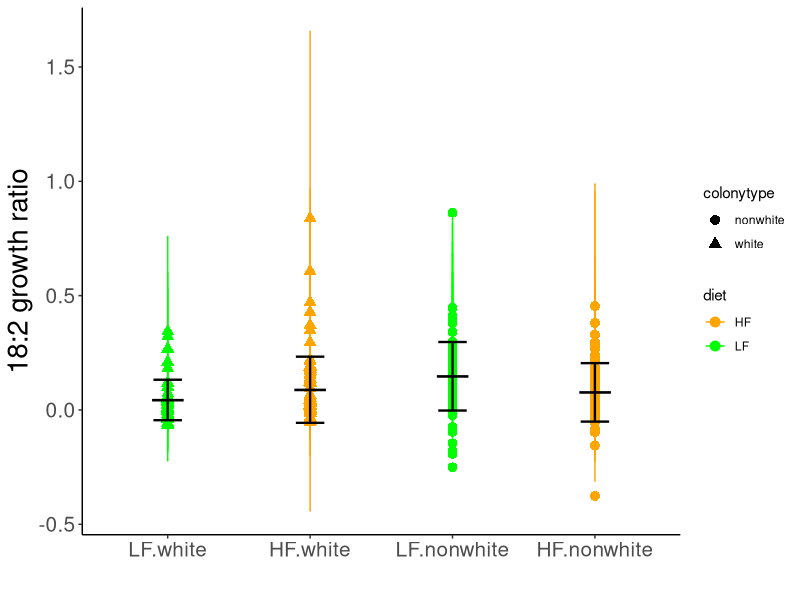
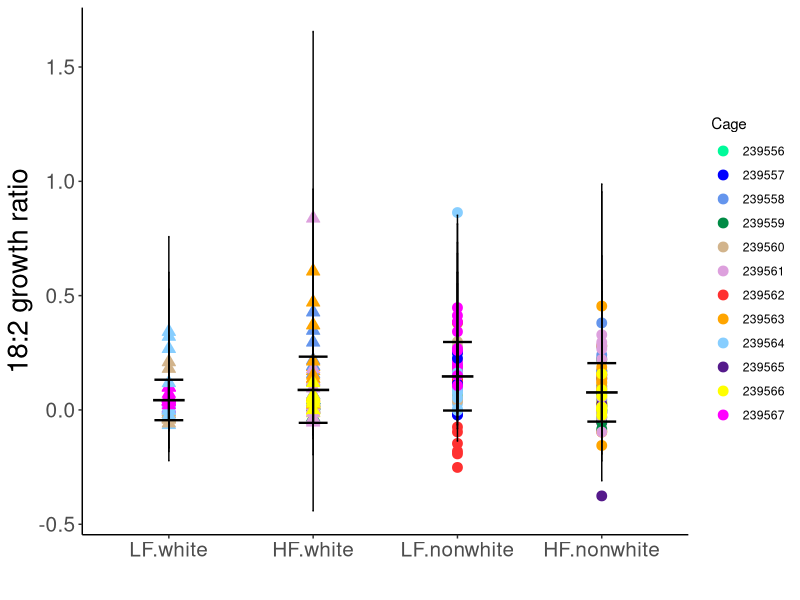
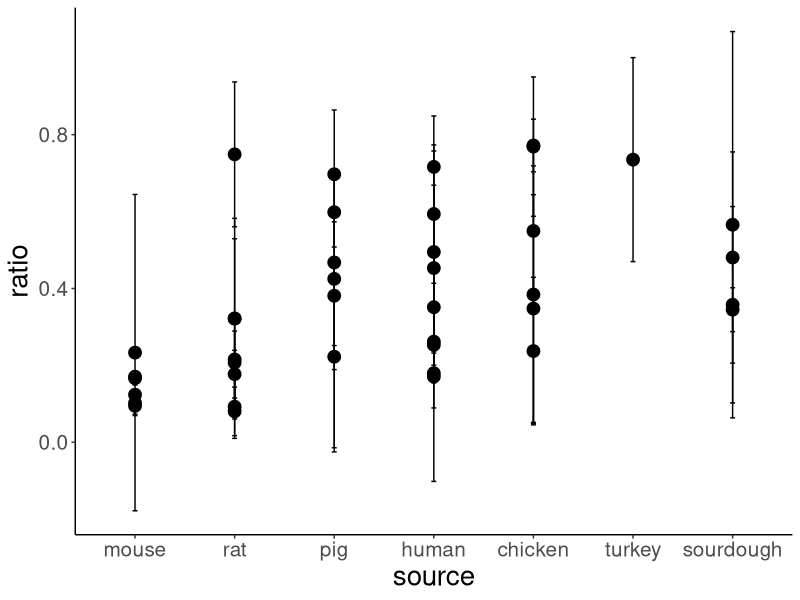
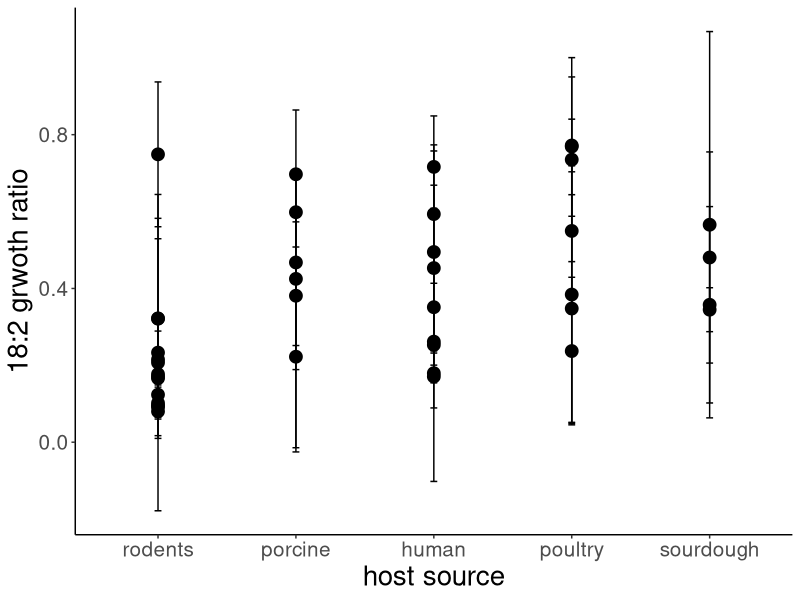
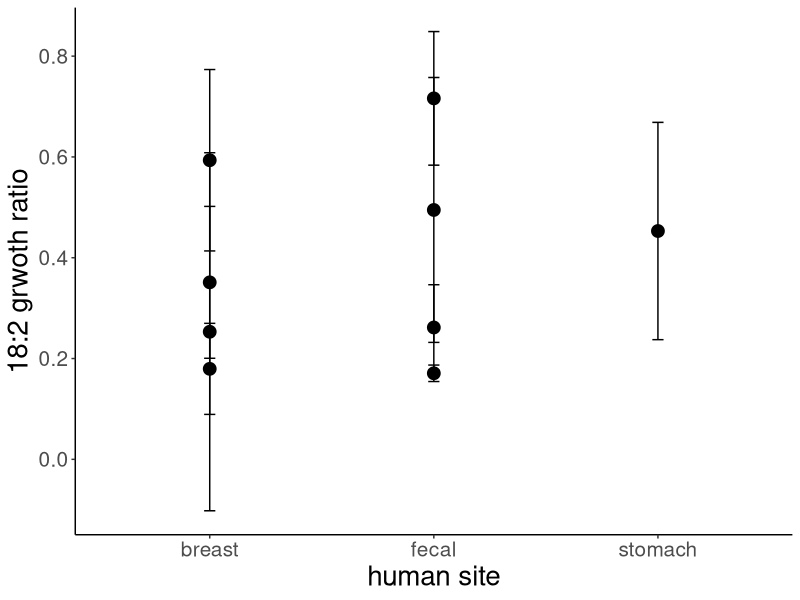
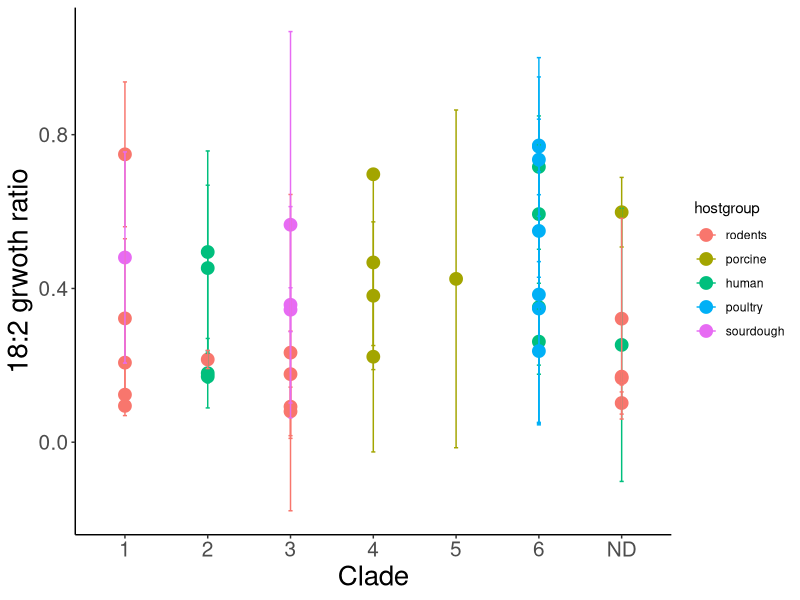

The R source for these figures, in order:
library("plyr")
library("lme4")
library("ggbeeswarm")

## Summarizes data.
## Gives count, mean, standard deviation, standard error of the mean, and confidence interval (default 95%).
##   data: a data frame.
##   measurevar: the name of a column that contains the variable to be summariezed
##   groupvars: a vector containing names of columns that contain grouping variables
##   na.rm: a boolean that indicates whether to ignore NA's
##   conf.interval: the percent range of the confidence interval (default is 95%)
summarySE <- function(data=NULL, measurevar, groupvars=NULL, na.rm=FALSE,
                      conf.interval=.95, .drop=TRUE) {
  require(plyr)
  
  # New version of length which can handle NA's: if na.rm==T, don't count them
  length2 <- function (x, na.rm=FALSE) {
    if (na.rm) sum(!is.na(x))
    else       length(x)
  }
  
  # This does the summary. For each group's data frame, return a vector with
  # N, mean, and sd
  datac <- ddply(data, groupvars, .drop=.drop,
                 .fun = function(xx, col) {
                   c(N    = length2(xx[[col]], na.rm=na.rm),
                     mean = mean   (xx[[col]], na.rm=na.rm),
                     sd   = sd     (xx[[col]], na.rm=na.rm)
                   )
                 },
                 measurevar
  )
  
  # Rename the "mean" column    
  datac <- rename(datac, c("mean" = measurevar))
  
  datac$se <- datac$sd / sqrt(datac$N)  # Calculate standard error of the mean
  
  # Confidence interval multiplier for standard error
  # Calculate t-statistic for confidence interval: 
  # e.g., if conf.interval is .95, use .975 (above/below), and use df=N-1
  ciMult <- qt(conf.interval/2 + .5, datac$N-1)
  datac$ci <- datac$se * ciMult
  
  return(datac)
}

#select the data file
data<-read.delim(file="linoleicacidgrowthdata.txt",header=TRUE)


#blank the no-oil and oil values for each time point
nooilcolumnA<-which(names(data)=="timeA_nooil")
nooilcolumnE<-which(names(data)=="timeE_nooil")
oilcolumnA<-which(names(data)=="timeA_oil")
oilcolumnE<-which(names(data)=="timeE_oil")
data["timeA_nooilblanked"]<-"NA"
data["timeB_nooilblanked"]<-"NA"
data["timeC_nooilblanked"]<-"NA"
data["timeD_nooilblanked"]<-"NA"
data["timeE_nooilblanked"]<-"NA"
data["timeA_oilblanked"]<-"NA"
data["timeB_oilblanked"]<-"NA"
data["timeC_oilblanked"]<-"NA"
data["timeD_oilblanked"]<-"NA"
data["timeE_oilblanked"]<-"NA"


for(samp in 1:dim(data)[1]) {
  #blanking the no-oil samples
  ODvaluesnoil<-data[samp,nooilcolumnA:nooilcolumnE] 
  ODvaluesnoil<-as.matrix(ODvaluesnoil) #ready for plotting
  
  blanknames<-strsplit(as.character(data$blank_nooil[samp]),split=", ")[[1]]
  plate<-as.character(data$plate[samp])  
  plategrep<-paste("\\b",plate,"\\b",sep="")
  platespecific<-data[grep(plategrep,data$plate),]
  blanklocation1<-which(platespecific$location_nooil == blanknames[1])
  blanklocation2<-which(platespecific$location_nooil == blanknames[2]) 
  #check blank values
 # par(mfrow=c(1,2))
  #plot(timemins, as.matrix(platespecific[blanklocation1,nooilcolumnA:nooilcolumnE]),pch=16)
  #plot(timemins, as.matrix(platespecific[blanklocation2,nooilcolumnA:nooilcolumnE]))
  
  blankvalues<-as.matrix(platespecific[blanklocation1,nooilcolumnA:nooilcolumnE]+platespecific[blanklocation2,nooilcolumnA:nooilcolumnE])/2
  
  blanked_nooil<-ODvaluesnoil-blankvalues
  timeA_nooilblankedlocation<-which(names(data)=="timeA_nooilblanked")
  timeE_nooilblankedlocation<-which(names(data)=="timeE_nooilblanked")
  names(blanked_nooil)<-paste(names(blanked_nooil),"_blanked", sep="")
  data[samp,timeA_nooilblankedlocation:timeE_nooilblankedlocation]<-as.matrix(blanked_nooil)
  #plot(timemins,(blankedvaluesnoil))
  
  #blank the oil samples
  ODvaluesoil<-data[samp,oilcolumnA:oilcolumnE] 
  ODvaluesoil<-as.matrix(ODvaluesoil) #ready for plotting
  
  blanknames<-strsplit(as.character(data$blank_oil[samp]),split=", ")[[1]]
  plate<-as.character(data$plate[samp])  
  plategrep<-paste("\\b",plate,"\\b",sep="")
  platespecific<-data[grep(plategrep,data$plate),]
  
  blanklocation1<-which(platespecific$location_oil == blanknames[1])
  blanklocation2<-which(platespecific$location_oil == blanknames[2]) 
  #check blank values
  #par(mfrow=c(1,2))
  #plot(timemins, as.matrix(platespecific[blanklocation1,oilcolumnA:oilcolumnE]),pch=16)
  #plot(timemins, as.matrix(platespecific[blanklocation2,oilcolumnA:oilcolumnE]))
  
  blankvalues<-as.matrix(platespecific[blanklocation1,oilcolumnA:oilcolumnE]+platespecific[blanklocation2,oilcolumnA:oilcolumnE])/2
  
  blanked_oil<-ODvaluesoil-blankvalues
  timeA_oilblankedlocation<-which(names(data)=="timeA_oilblanked")
  timeE_oilblankedlocation<-which(names(data)=="timeE_oilblanked")
  names(blanked_oil)<-paste(names(blanked_oil),"_blanked", sep="")
  data[samp,timeA_oilblankedlocation:timeE_oilblankedlocation]<-as.matrix(blanked_oil)
  
  rm(plategrep,blanked_nooil,blankvalues,ODvaluesnoil,ODvaluesoil,platespecific,plate,blanklocation1,blanklocation2,blanknames,timeA_nooilblankedlocation,timeA_oilblankedlocation,timeE_nooilblankedlocation,timeE_oilblankedlocation)
  }

#the calculations for the ratio of growth in oil to that in no oil for each of the last three timepoints:
for (samp2 in 1:dim(data)[1]) {
  if (as.numeric(data[samp2,]$timeC_nooilblanked)>0) {
    data[samp2,"Coil_Cnoil"]<-as.numeric(data[samp2,]$timeC_oilblanked)/as.numeric(data[samp2,]$timeC_nooilblanked) } else {data[samp2,"Coil_Cnoil"]<-"NA" }
  if (is.na(data[samp2,]$timeD_nooilblanked) == "FALSE") {if (as.numeric(data[samp2,]$timeD_nooilblanked)>0) {
    data[samp2,"Doil_Dnoil"]<-as.numeric(data[samp2,]$timeD_oilblanked)/as.numeric(data[samp2,]$timeD_nooilblanked) } else {data[samp2,"Doil_Dnoil"]<-"NA" }}
  if (as.numeric(data[samp2,]$timeE_nooilblanked)>0) {
    data[samp2,"Eoil_Enoil"]<-as.numeric(data[samp2,]$timeE_oilblanked)/as.numeric(data[samp2,]$timeE_nooilblanked) } else {data[samp2,"Eoil_Enoil"]<-"NA" }
} 
  
data["mouse_colonytype"]<-paste(data$mouse,".",data$colonytype, sep="")
data["cage_mouse_colonytype"]<-paste(data$cage,".",data$mouse,".",data$colonytype, sep="")
data["diet_colonytype"]<-paste(data$diet,".",data$colonytype, sep="")
data["ratiovariance"]<-NA
data["meanCDEratio"]<-NA

#summarize the growth ratios for the last three timepoints as mean and variance
ratiovarcol<-which(names(data) == "ratiovariance")
meanCDEratiocol<-which(names(data) == "meanCDEratio")
ratioEcol<-which(names(data) == "Eoil_Enoil")
ratioDcol<-which(names(data) == "Doil_Dnoil")
ratioCcol<-which(names(data) == "Coil_Cnoil")
for(samp in 1:dim(data)[1]) {
  data[samp,ratiovarcol]<-var(as.numeric(c(data[samp,ratioEcol],data[samp,ratioDcol],data[samp,ratioCcol])), na.rm=TRUE)
  data[samp,meanCDEratiocol]<-mean(as.numeric(c(data[samp,ratioEcol],data[samp,ratioDcol],data[samp,ratioCcol])), na.rm=TRUE)
  }

mean(data$ratiovariance,na.rm=TRUE)

#subset just the experimental samples and ignore the controls
nocontrols<-subset(data, data$isolation.source !="control" &data$isolation.source !="blank" &data$study !="blank")
nocontrols<-droplevels(nocontrols)

#these samples did not grow well in the no oil treatment and should be removed (see below)
which(nocontrols$timeE_nooilblanked<.1)  ###important!!!

grew<-subset(nocontrols, nocontrols$timeE_nooilblanked >=.1 )  #exclude samples that did not grow
grew<-droplevels(grew)
mean(grew$ratiovariance,na.rm=TRUE)

#subset the data into the mouse diet study and the naturally isolated strains from Jens Walter
AP4<-subset(grew,grew$study == "AP4" & grew$colonytype != "" &grew$colony != "")
AP4<-droplevels(AP4)
JW<-subset(grew,grew$study == "JW")

#summarize the mouse diet study data by mouse diet and Lactobacillus type; white colonies are L. reuteri; non-white colonies are L. johnsonii; these observations were confirmed by full length 16S rRNA gene sequencing
AP4_mouse_colonytype_summary<-summarySE(AP4, measurevar="meanCDEratio", groupvars=c("diet_colonytype","mouse", "colonytype", "colony", "diet", "body.part", "cage") )
AP4_mouse_colonytype_summarysorted<-arrange(AP4_mouse_colonytype_summary,xtfrm(diet_colonytype),xtfrm(colonytype),xtfrm(mouse))
AP4_mouse_colonytype_summarysorted$diet_colonytype <- factor(AP4_mouse_colonytype_summarysorted$diet_colonytype, levels=c("LF.white","HF.white","LF.nonwhite","HF.nonwhite") )

my_mean2=aggregate(AP4_mouse_colonytype_summarysorted$meanCDEratio, by=list(AP4_mouse_colonytype_summarysorted$diet_colonytype) , mean) ; colnames(my_mean2)=c("diet_colonytype" , "mean")
my_sd2=aggregate(AP4_mouse_colonytype_summarysorted$meanCDEratio , by=list(AP4_mouse_colonytype_summarysorted$diet_colonytype) , sd) ; colnames(my_sd2)=c("diet_colonytype" , "sd")
my_info2=merge(my_mean2 , my_sd2 , by.x=1 , by.y=1)


AP4plotting<-AP4_mouse_colonytype_summary
AP4plotting<-arrange(AP4plotting,xtfrm(diet_colonytype),xtfrm(colonytype),xtfrm(mouse))
AP4plotting$diet_colonytype <- factor(AP4plotting$diet_colonytype, levels=c("LF.white","HF.white", "LF.nonwhite","HF.nonwhite") )


#here is one that uses the mean of the summarized data:

#Figure 4E
ggplot(AP4plotting) +     
  geom_point(aes(x=diet_colonytype , y = meanCDEratio,colour = diet, shape=colonytype),size=3  ) +
  geom_errorbar(data = AP4plotting, aes(x = diet_colonytype, y = sd, ymin = meanCDEratio - sd, ymax = meanCDEratio + sd, colour=diet), width=.01) +
  geom_point(data = my_info2, aes(x=diet_colonytype , y = mean),  shape =95, size = 10, stroke=5,colour="black") +
  geom_errorbar(data = my_info2, aes(x = diet_colonytype, y = sd, ymin = mean - sd, ymax = mean + sd), width=.2, size=0.8) +
  xlab("") +
  ylab("18:2 growth ratio") +
   scale_colour_manual(values=c("orange", "green")) + scale_fill_manual(values=c("orange", "green")) +
  theme_classic() +
  theme(
    axis.line.x = element_line(colour = "black"),
    axis.line.y = element_line(colour = "black"),
    axis.title.x= element_text(size=20),
    axis.title.y= element_text(size=20),
    axis.text.x= element_text(size=15),
    axis.text.y= element_text(size=15)
  )


colorpalatte<-c("mediumspringgreen", "blue","cornflowerblue","springgreen4", "tan","plum","firebrick1","orange","skyblue1","purple4","yellow","magenta")

#Figure 4 – Figure supplement 4 
ggplot(AP4plotting) +     
  geom_point(aes(x=diet_colonytype , y = meanCDEratio, fill=cage, colour=cage, shape=colonytype), size=3  ) +
  geom_errorbar(data = AP4plotting, aes(x = diet_colonytype, y = sd, ymin = meanCDEratio - sd, ymax = meanCDEratio + sd), width=.01, colour="black") +
  geom_point(data = my_info2, aes(x=diet_colonytype , y = mean),  shape =95, size = 10, stroke=5,colour="black") +
  geom_errorbar(data = my_info2, aes(x = diet_colonytype, y = sd, ymin = mean - sd, ymax = mean + sd), width=.2, size=0.8) +
  xlab("") +
  ylab("18:2 growth ratio") +
  scale_colour_manual(values=colorpalatte, name="Cage")+
  scale_fill_manual(values=colorpalatte,name="Cage") +
  guides(shape=FALSE) +
  scale_shape_manual(values=c(21,24))+
  #scale_colour_manual(values=c("orange", "green","orange", "green","orange", "green","orange", "green","orange", "green","orange", "green")) + #scale_fill_manual(values=c("black", "black")) +
  theme_classic() +
  theme(
    axis.line.x = element_line(colour = "black"),
    axis.line.y = element_line(colour = "black"),
    axis.title.x= element_text(size=20),
    axis.title.y= element_text(size=20),
    axis.text.x= element_text(size=15),
    axis.text.y= element_text(size=15)
  )


kruskal.test(meanCDEratio~diet_colonytype, data=subset(AP4plotting, AP4plotting$colonytype=="white"))
# Kruskal-Wallis rank sum test
# 
# data:  meanCDEratio by diet_colonytype
# Kruskal-Wallis chi-squared = 4.2529, df = 1, p-value = 0.03918
# 
t.test(meanCDEratio~diet_colonytype, data=subset(AP4plotting, AP4plotting$colonytype=="white"))
# 
# 
# Welch Two Sample t-test
# 
# data:  meanCDEratio by diet_colonytype
# t = -2.1685, df = 125.94, p-value = 0.032
# alternative hypothesis: true difference in means is not equal to 0
# 95 percent confidence interval:
#   -0.085507310 -0.003906846
# sample estimates:
#   mean in group LF.white mean in group HF.white 
# 0.04364834             0.08835542 


kruskal.test(meanCDEratio~diet_colonytype, data=subset(AP4plotting, AP4plotting$colonytype=="nonwhite"))
# Kruskal-Wallis rank sum test
# 
# data:  meanCDEratio by diet_colonytype
# Kruskal-Wallis chi-squared = 13.971, df = 1, p-value = 0.0001857
# 
t.test(meanCDEratio~diet_colonytype, data=subset(AP4plotting, AP4plotting$colonytype=="nonwhite"))

# Welch Two Sample t-test
# 
# data:  meanCDEratio by diet_colonytype
# t = 3.2216, df = 158.14, p-value = 0.001548
# alternative hypothesis: true difference in means is not equal to 0
# 95 percent confidence interval:
#   0.02723796 0.11355121
# sample estimates:
#   mean in group LF.nonwhite mean in group HF.nonwhite 
# 0.14728707                0.07689248 



#naturally isolated strains from Jens Walter

JW<-droplevels(JW)


#summarize the data by host
JWsummarybystrain<-summarySE(JW, measurevar = "meanCDEratio", groupvars=c("Strain","isolation.source", "Species") )
JWsummarybystrain_sorted<-arrange(JWsummarybystrain,xtfrm(isolation.source),xtfrm(Strain))
JWsummarybystrain_sorted$isolation.source <- factor(JWsummarybystrain_sorted$isolation.source, levels=c("mouse","rat","pig","human","chicken","turkey", "sourdough") )


#to plot for each host separately
ggplot(subset(JWsummarybystrain_sorted, JWsummarybystrain_sorted$Species =="L. reuteri"), aes(x=isolation.source, y=meanCDEratio)) + 
  geom_point(size=4,stat="identity") +
  geom_errorbar(aes(ymin=meanCDEratio-sd, ymax=meanCDEratio+sd), width=.05,colour="black") +
  xlab("source") +
  ylab("ratio") +
  #scale_colour_manual(values=c("orange", "green")) + scale_fill_manual(values=c("orange", "green")) +
  theme_classic() +
  theme(
    axis.line.x = element_line(colour = "black"),
    axis.line.y = element_line(colour = "black"),
    axis.title.x= element_text(size=20),
    axis.title.y= element_text(size=20),
    axis.text.x= element_text(size=15),
    axis.text.y= element_text(size=15)
  )

#need to group the hosts by rodent and nonrodent 
JWsummarybystrain_sorted_LR<-subset(JWsummarybystrain_sorted, JWsummarybystrain_sorted$Species =="L. reuteri")
JWsummarybystrain_sorted_LR["hostgroup"]<-NA
JWsummarybystrain_sorted_LR["rodentgroup"]<-NA


for (samp3 in 1:dim(JWsummarybystrain_sorted_LR)[1]) {
  if (JWsummarybystrain_sorted_LR[samp3,]$isolation.source=="mouse" | JWsummarybystrain_sorted_LR[samp3,]$isolation.source=="rat") {
    JWsummarybystrain_sorted_LR[samp3,]$hostgroup<-"rodents";
    JWsummarybystrain_sorted_LR[samp3,]$rodentgroup<-"yes"
  } else if (JWsummarybystrain_sorted_LR[samp3,]$isolation.source=="pig" ) {
    JWsummarybystrain_sorted_LR[samp3,]$hostgroup<-"porcine";
    JWsummarybystrain_sorted_LR[samp3,]$rodentgroup<-"no"
  } else if (JWsummarybystrain_sorted_LR[samp3,]$isolation.source=="human" ) {
    JWsummarybystrain_sorted_LR[samp3,]$hostgroup<-"human";
    JWsummarybystrain_sorted_LR[samp3,]$rodentgroup<-"no"
  } else if (JWsummarybystrain_sorted_LR[samp3,]$isolation.source=="chicken" | JWsummarybystrain_sorted_LR[samp3,]$isolation.source=="turkey" ) {
    JWsummarybystrain_sorted_LR[samp3,]$hostgroup<-"poultry";
    JWsummarybystrain_sorted_LR[samp3,]$rodentgroup<-"no"
  } else if (JWsummarybystrain_sorted_LR[samp3,]$isolation.source=="sourdough" ) {
   JWsummarybystrain_sorted_LR[samp3,]$hostgroup<-"sourdough";
    JWsummarybystrain_sorted_LR[samp3,]$rodentgroup<-"no"
  }
}


#reorganize the data
JWsummarybystrain_sorted_LR<-arrange(JWsummarybystrain_sorted_LR,xtfrm(hostgroup))
JWsummarybystrain_sorted_LR$hostgroup <- factor(JWsummarybystrain_sorted_LR$hostgroup, levels=c("rodents","porcine","human","poultry", "sourdough") )


is.integer0 <- function(x)
{
  is.integer(x) && length(x) == 0L
}

#add additional information about the naturally isolated strains
JWinfo<-read.delim(file="JWstraininfo.txt",header=TRUE, na.strings = "NA")

JWsummarybystrain_sorted_LR["Clade"]<-NA
JWsummarybystrain_sorted_LR["Humansite"]<-NA
JWsummarybystrain_sorted_LR["Country"]<-NA


for(sample in 1:dim(JWsummarybystrain_sorted_LR)[1]) {
  samplename<-JWsummarybystrain_sorted_LR[sample,1]
  samplerow<-which(JWinfo$Strain==as.character(samplename))
  if (!is.integer0(samplerow)) {
    clade<-as.character(JWinfo[samplerow,]$Clade)
    humansite<-as.character(JWinfo[samplerow,]$Human.site)
    country<-as.character(JWinfo[samplerow,]$Country)
    JWsummarybystrain_sorted_LR[sample,]$Clade<-clade
    JWsummarybystrain_sorted_LR[sample,]$Humansite<-humansite
    JWsummarybystrain_sorted_LR[sample,]$Country<-country
  }
}


#Figure 2
ggplot(data=JWsummarybystrain_sorted_LR, aes(x=hostgroup, y=meanCDEratio)) + 
  geom_point(size=4,stat="identity") +
  geom_errorbar(aes(ymin=meanCDEratio-sd, ymax=meanCDEratio+sd), width=.05,colour="black") +
  xlab("host source") +
  ylab("18:2 grwoth ratio") +
  #scale_colour_manual(values=c("orange", "green")) + scale_fill_manual(values=c("orange", "green")) +
  theme_classic() +
  theme(
    axis.line.x = element_line(colour = "black"),
    axis.line.y = element_line(colour = "black"),
    axis.title.x= element_text(size=20),
    axis.title.y= element_text(size=20),
    axis.text.x= element_text(size=15),
    axis.text.y= element_text(size=15)
  )

JWsummarybystrain_sorted_LR$rodentgroup<-as.factor(JWsummarybystrain_sorted_LR$rodentgroup)
kruskal.test(meanCDEratio ~ rodentgroup , data=JWsummarybystrain_sorted_LR)
# Kruskal-Wallis rank sum test
# 
# data:  meanCDEratio by rodentgroup
# Kruskal-Wallis chi-squared = 15.313, df = 1, p-value = 9.11e-05.

t.test(meanCDEratio ~ rodentgroup , data=JWsummarybystrain_sorted_LR)
# Welch Two Sample t-test
# 
# data:  meanCDEratio by rodentgroup
# t = 4.0327, df = 28.607, p-value = 0.0003733
# alternative hypothesis: true difference in means is not equal to 0
# 95 percent confidence interval:
#   0.1162317 0.3557453
# sample estimates:
#   mean in group no mean in group yes 
# 0.4541600         0.2181715



humansubset<-subset(JWsummarybystrain_sorted_LR, JWsummarybystrain_sorted_LR$isolation.source=="human")
humansubset<-droplevels(humansubset)

#Figure 2 – Figure supplement 1A. 
ggplot(data=humansubset, aes(x=Humansite, y=meanCDEratio) ) + 
  geom_point(size=4,stat="identity") +
  geom_errorbar(aes(ymin=meanCDEratio-sd, ymax=meanCDEratio+sd), width=.05) +
  xlab("human site") +
  ylab("18:2 grwoth ratio") +
  #scale_colour_manual(values=c("orange", "green")) + scale_fill_manual(values=c("orange", "green")) +
  theme_classic() +
  theme(
    axis.line.x = element_line(colour = "black"),
    axis.line.y = element_line(colour = "black"),
    axis.title.x= element_text(size=20),
    axis.title.y= element_text(size=20),
    axis.text.x= element_text(size=15),
    axis.text.y= element_text(size=15)
  )


#Figure 2 – Figure supplement 1B. 
ggplot(data=JWsummarybystrain_sorted_LR, aes(x=Clade, y=meanCDEratio, colour=hostgroup)) + 
  geom_point(size=4,stat="identity") +
  geom_errorbar(aes(ymin=meanCDEratio-sd, ymax=meanCDEratio+sd), width=.05) +
  xlab("Clade") +
  ylab("18:2 grwoth ratio") +
  theme_classic() +
  theme(
    axis.line.x = element_line(colour = "black"),
    axis.line.y = element_line(colour = "black"),
    axis.title.x= element_text(size=20),
    axis.title.y= element_text(size=20),
    axis.text.x= element_text(size=15),
    axis.text.y= element_text(size=15)
  )


